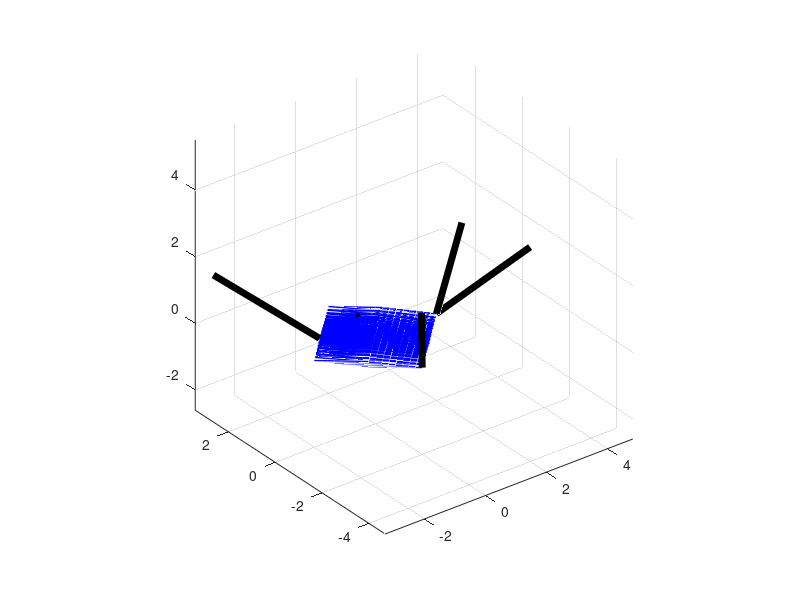
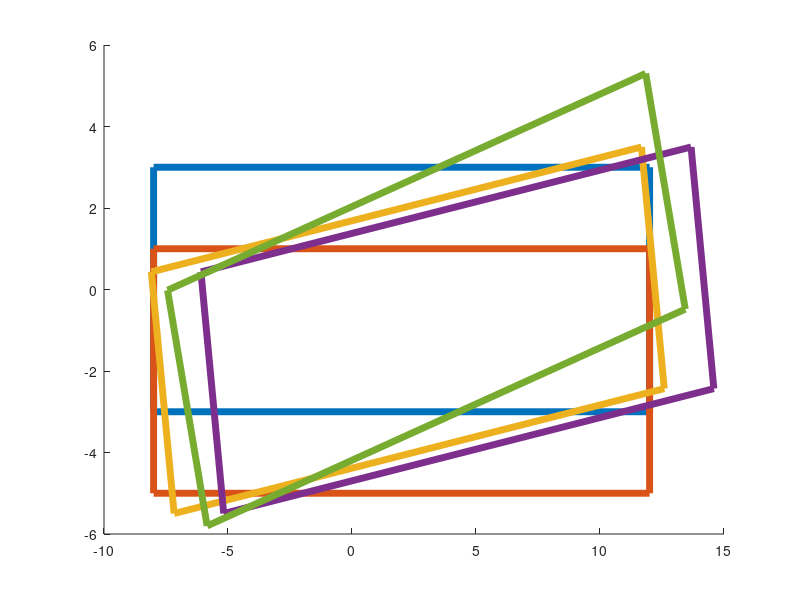

Recreate these plots in MATLAB, in order.
close all;clear;
R = 2;
L = 10;
W = 3;

count = 0;

vx = zeros(6561,1);
vy = vx;
wz = vx;
path = zeros(6561, 2);
path_norm = path;
for t1 = -1:0.25:1
    for t2 = -1:0.25:1
        for t3 = -1:0.25:1
            for t4 = -1:0.25:1
                count = count + 1;
                vx(count) = R/4*(t1 + t2 + t3 + t4);
                vy(count) = R/4*(-t1 + t2 + t3 - t4);
                wz(count) = R/(4*(L+W))*(-t1 +t2 - t3 + t4);
            end
        end
    end
end

figure(1);
hold on;
plot3(vx, vy, wz, 'b', 'LineWidth', 1);
grid on; view(3);

x_old=0;y_old=0;z_old=0;

vertex_x = [x_old + cosd(z_old)*L + sind(z_old)*W; x_old + cosd(z_old)*L - sind(z_old)*W; x_old - cosd(z_old)*L - sind(z_old)*W; x_old - cosd(z_old)*L + sind(z_old)*W; x_old + cosd(z_old)*L + sind(z_old)*W];
vertex_y = [y_old + sind(z_old)*L - cosd(z_old)*W; y_old + sind(z_old)*L + cosd(z_old)*W; y_old - sind(z_old)*L + cosd(z_old)*W; y_old - sind(z_old)*L - cosd(z_old)*W; y_old + sind(z_old)*L - cosd(z_old)*W];

% plot(vertex_x, vertex_y, 'b');
% grid on;
% axis equal;


for trial = 1:5
    min = 100000;
    x = rand*10-5;
    y = rand*10-5;
    z = rand*pi;
    
    for count = 1:6561
        dist = (x-vx(count))^2 + (y-vy(count))^2 + (z-wz(count))^2;
        if (dist < min)
            min = dist;
            min_ind = count;
        end
    end
    path(trial, 1) = x;
    path(trial, 2) = y;
    figure(1);
    plot3([x; vx(min_ind)], [y; vy(min_ind)], [z; wz(min_ind)], 'k', 'LineWidth', 5);
    grid on; view(3);axis equal;
    
    x = vx(min_ind) + x_old;
    y = vy(min_ind) + y_old;
    z = wz(min_ind)/pi*360 + z_old;
    z = mod(z+360, 360);
    
    path_norm(trial, 1) = x;
    path_norm(trial, 2) = y;
    
    figure(2);
    hold on;
    vertex_x = [x + cosd(z)*L + sind(z)*W; x + cosd(z)*L - sind(z)*W; x - cosd(z)*L - sind(z)*W; x - cosd(z)*L + sind(z)*W; x + cosd(z)*L + sind(z)*W];
    vertex_y = [y + sind(z)*L - cosd(z)*W; y + sind(z)*L + cosd(z)*W; y - sind(z)*L + cosd(z)*W; y - sind(z)*L - cosd(z)*W; y + sind(z)*L - cosd(z)*W];
    plot(vertex_x, vertex_y, 'LineWidth', 5);
    
    x_old = x;
    y_old = y;
    z_old = z;
    
end

% plot(path(:,1)/10, path(:, 2)/10, 'k', 'LineWidth', 3);
% plot(path_norm(:,1), path_norm(:, 2), 'g', 'LineWidth', 3);
hold off;
